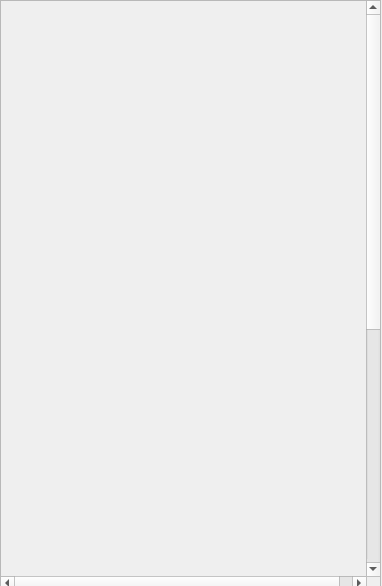
<?xml version="1.0" encoding="UTF-8"?>
<ui version="4.0">
 <class>StudyRoomShowWidget</class>
 <widget class="QWidget" name="StudyRoomShowWidget">
  <property name="geometry">
   <rect>
    <x>0</x>
    <y>0</y>
    <width>382</width>
    <height>586</height>
   </rect>
  </property>
  <property name="windowTitle">
   <string>Form</string>
  </property>
  <widget class="QScrollArea" name="scrollArea">
   <property name="geometry">
    <rect>
     <x>0</x>
     <y>0</y>
     <width>381</width>
     <height>591</height>
    </rect>
   </property>
   <property name="widgetResizable">
    <bool>false</bool>
   </property>
   <widget class="QWidget" name="scrollAreaWidgetContents">
    <property name="geometry">
     <rect>
      <x>0</x>
      <y>0</y>
      <width>379</width>
      <height>1000</height>
     </rect>
    </property>
    <widget class="QWidget" name="verticalLayoutWidget">
     <property name="geometry">
      <rect>
       <x>0</x>
       <y>0</y>
       <width>351</width>
       <height>1001</height>
      </rect>
     </property>
     <layout class="QVBoxLayout" name="verticalLayout">
      <property name="sizeConstraint">
       <enum>QLayout::SetNoConstraint</enum>
      </property>
     </layout>
    </widget>
   </widget>
  </widget>
 </widget>
 <resources/>
 <connections/>
</ui>
